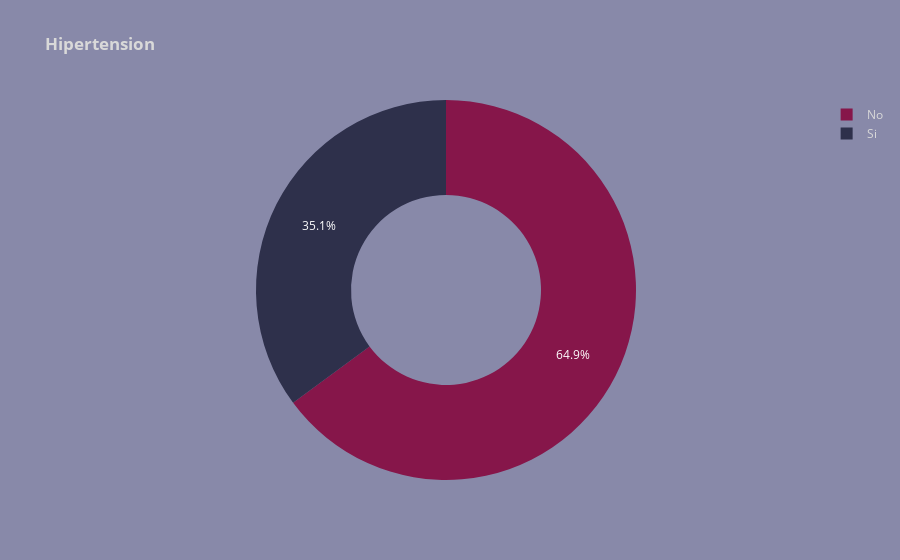

Here is the notebook cell this chart was saved with:
### Code cell
HA['Hipertension'] = HA['Presión en la sangre - Hipertensión']
Hipertension = HA['Hipertension'].value_counts().reset_index(name='count')
fig_donut_hipertension = px.pie(Hipertension, 
                         names='Hipertension',  
                         values='count', 
                         color = 'Hipertension',
                         color_discrete_map={
                                "Si": "#2e304b",
                                "No": "#86164a"},
                         title='<b>Hipertension</b>',
                         hole=0.5)
fig_donut_hipertension.update_layout(paper_bgcolor='#8889a9', plot_bgcolor='#8889a9', font=dict(color='#d9d9d9'))

### Figure 1 — Plotly figure (JSON) as saved in the notebook; plotly's stock layout.template omitted (floating-point values rounded to 4 significant figures)
{"data": [{"customdata": [["No"], ["Si"]], "domain": {"x": [0, 1], "y": [0, 1]}, "hole": 0.5, "hovertemplate": "Hipertension=%{customdata[0]}<br>count=%{value}<extra></extra>", "labels": ["No", "Si"], "legendgroup": "", "marker": {"colors": ["#86164a", "#2e304b"]}, "name": "", "showlegend": true, "type": "pie", "values": [194, 105]}], "layout": {"font": {"color": "#d9d9d9"}, "legend": {"tracegroupgap": 0}, "paper_bgcolor": "#8889a9", "plot_bgcolor": "#8889a9", "title": {"text": "<b>Hipertension</b>"}}}
